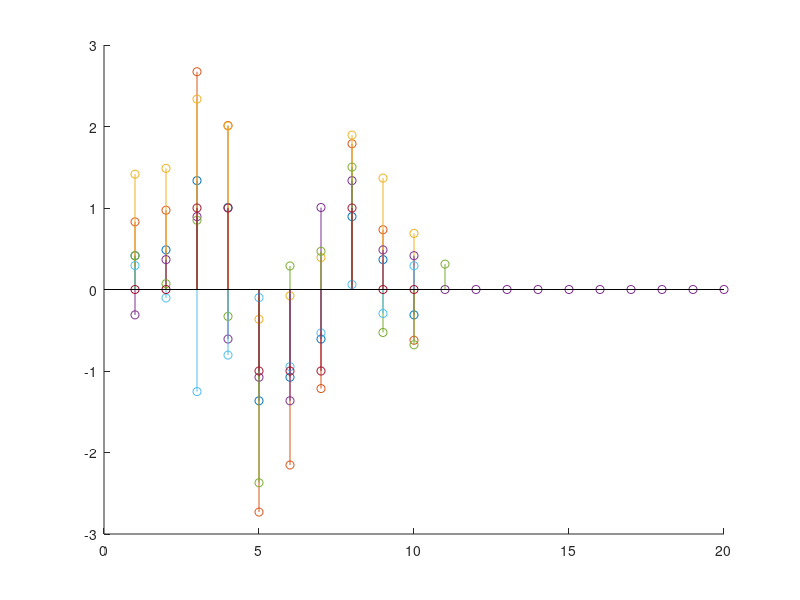

MATLAB code to generate this figure:
% M.2.4 Systemeigenschaften

% Aufgabe 2.6 Implementierung Systeme

% Initialisierung
close; clear; clc;

length = 10;

x = randn(1, length);

y1 = @(x) 2.*x;
y2 = @(x) x + ones(1, length);
y3 = @(x) [x(end:-1:1) zeros(size(x))];
y4 = @(x) [x(1:end)-[0,x(1:end-1)],-x(end)];
y5 = @(x) x.*cos(pi/4*1:length);
y6 = @(x) round(x);

figure();
hold;
stem(x);
stem(y1(x));
stem(y2(x));
stem(y3(x));
stem(y4(x));
stem(y5(x));
stem(y6(x));